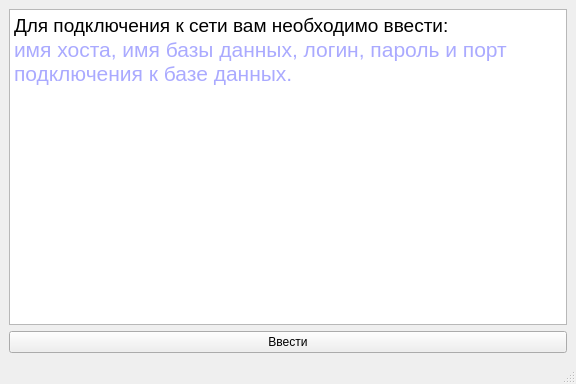
<?xml version="1.0" encoding="UTF-8"?>
<ui version="4.0">
 <class>MainWindow</class>
 <widget class="QMainWindow" name="MainWindow">
  <property name="geometry">
   <rect>
    <x>0</x>
    <y>0</y>
    <width>576</width>
    <height>384</height>
   </rect>
  </property>
  <property name="windowTitle">
   <string>MainWindow</string>
  </property>
  <widget class="QWidget" name="centralwidget">
   <layout class="QGridLayout" name="gridLayout">
    <item row="0" column="0">
     <widget class="QTextBrowser" name="textBrowser">
      <property name="html">
       <string>&lt;!DOCTYPE HTML PUBLIC &quot;-//W3C//DTD HTML 4.0//EN&quot; &quot;http://www.w3.org/TR/REC-html40/strict.dtd&quot;&gt;
&lt;html&gt;&lt;head&gt;&lt;meta name=&quot;qrichtext&quot; content=&quot;1&quot; /&gt;&lt;meta charset=&quot;utf-8&quot; /&gt;&lt;style type=&quot;text/css&quot;&gt;
p, li { white-space: pre-wrap; }
hr { height: 1px; border-width: 0; }
li.unchecked::marker { content: &quot;\2610&quot;; }
li.checked::marker { content: &quot;\2612&quot;; }
&lt;/style&gt;&lt;/head&gt;&lt;body style=&quot; font-family:'Segoe UI'; font-size:12pt; font-weight:400; font-style:normal;&quot;&gt;
&lt;p style=&quot; margin-top:0px; margin-bottom:0px; margin-left:0px; margin-right:0px; -qt-block-indent:0; text-indent:0px;&quot;&gt;&lt;span style=&quot; font-size:14pt;&quot;&gt;Для подключения к сети вам необходимо ввести:&lt;/span&gt;&lt;/p&gt;
&lt;p style=&quot; margin-top:0px; margin-bottom:0px; margin-left:0px; margin-right:0px; -qt-block-indent:0; text-indent:0px;&quot;&gt;&lt;span style=&quot; font-size:16pt; color:#aaaaff;&quot;&gt;имя хоста, имя базы данных, логин, пароль и порт подключения к базе данных.&lt;/span&gt;&lt;/p&gt;&lt;/body&gt;&lt;/html&gt;</string>
      </property>
     </widget>
    </item>
    <item row="1" column="0">
     <widget class="QPushButton" name="pushButton">
      <property name="text">
       <string>Ввести</string>
      </property>
     </widget>
    </item>
   </layout>
  </widget>
  <widget class="QMenuBar" name="menubar">
   <property name="geometry">
    <rect>
     <x>0</x>
     <y>0</y>
     <width>576</width>
     <height>33</height>
    </rect>
   </property>
  </widget>
  <widget class="QStatusBar" name="statusbar"/>
 </widget>
 <resources/>
 <connections/>
</ui>
